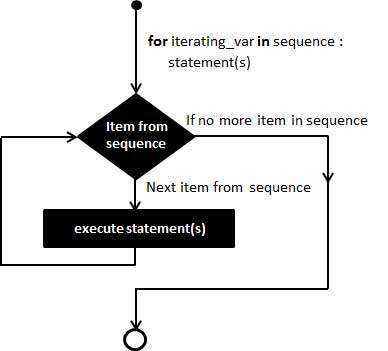
#> input picture images/for_loop.jpg, 388 x 351 px, given in place of download.jpg, which was not available
$ jupyter execute --allow-errors Day_2_python.ipynb   (shell and % lines are left out)
#> lines starting #> are read from the running program, lines starting #| are printed output that depends on the picture; pictures that were not available may be replaced by others from this repository, and a replacement may not be noted
[cell 1]
print("Hi")  #Shift + Enter

[cell 2]
## Data Structures

l = [1,2,3]
print(l)
print(type(l))

[cell 3]
l.append(4)
print(l)

[cell 4]
l[1] = 20
print(l)

[cell 5]
l.insert(2,22)

[cell 6]
print(l)

[cell 7]
l = []
for i in range(1,5):
    l.append(i)

print(l)

[cell 8]
# List Compreshension
l2 = [x**3 for x in range(1,5)]
print(l2)

[cell 9]
# Read a List of Numbers
numbers = [int(x) for x in input().split()]
print(numbers)
print(type(numbers))

[cell 10]
a = "Hello, this is ML, class"
a.split(',')

[cell 11]
# Slicing
l.append(5)
print(l)

[cell 12]
l[ 0:4:2]# l[ S : E+1 : jump]

[cell 13]
from google.colab import files
files.upload()
#> the answer given: for_loop.jpg

[cell 14]
import cv2
from google.colab.patches import cv2_imshow

[cell 15]
img = cv2.imread('download.jpg')
#> img is the input picture: shape (351, 388, 3); mean B, G, R 225, 225.1, 225.1
cv2_imshow(img)

[cell 16]
crop_image = img[100:180, 100:180, :]
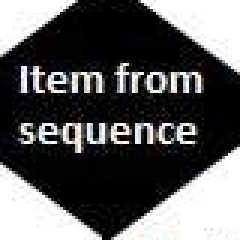
#> crop_image: shape (80, 80, 3) (shown 3 times larger); mean B, G, R 91.8, 91.5, 91.5
cv2_imshow(crop_image)

[cell 17]
import matplotlib.pyplot as plt # MatplotLib - Data Visualisation Library

rgb_image = cv2.cvtColor(img,cv2.COLOR_BGR2RGB)

plt.imshow(rgb_image)
plt.show()

[cell 18]
gray_img = cv2.cvtColor(img,cv2.COLOR_RGB2GRAY)
cv2_imshow(gray_img)

[cell 19]
# Numpy (Mathematical Computation Library)
import numpy as np

[cell 20]
a = np.array([1,2,3,4,5])
print(a)

[cell 21]
a = a**2 #Broadcasting
print(a)

[cell 22]
a = np.array([[1,2,3],
             [4,5,6]])

print(a)
print(a.shape)

[cell 23]
a[ : , 1: ] #Slicing

[cell 24]
b = np.zeros((5,1))
b[2][0] = 5
print(b)

[cell 25]
c = np.zeros((5,))
c[2] = 5
print(c)

[cell 26]
o = np.ones((4,3),dtype='int32')
print(o)

[cell 27]
z = 6*np.eye((5)) # Gives you an identity matrix
print(z)

[cell 28]
n = 5
#Update the upper Triangle
for i in range(n):
    for j  in range(n):
        if j>i:
            z[i][j] = 4

print(z)
#Updating subsection
z[2:4, 2:4] = 8

#Updating a particular element
z[0][1] = 14
print(z)

[cell 29]
a = np.array([[1,2],[3,4]],dtype='int32')
det  = int(np.linalg.det(a))

[cell 30]
print(det)

[cell 31]
# Inverse of the Matrix
a_inv = np.linalg.pinv(a)
print(a_inv)

[cell 32]
np.round(np.dot(a,a_inv))

[cell 33]
a = np.array([[1,2,3]])

print(a)
print(a.T)

[cell 34]
print(np.dot(a,a.T))

[cell 35]
m = np.dot(a.T,a)

[cell 36]
print(m)

[cell 37]
c = m + 2
print(c)

[cell 38]
combined = np.vstack((m,c))
print(combined)

[cell 39]
h = np.hstack((m,c))
print(h)

#> (a cell that did not finish here is left out)

[cell 41]
print(img.shape)
#| (351, 388, 3)

[cell 42]
a = np.array([[1,2,3],[4,5,6]])
print(a)

#> (a cell that did not finish here is left out)

[cell 44]
gray = np.stack((gray_img,gray_img,gray_img),axis=2)

[cell 45]
print(gray.shape)
#| (351, 388, 3)

[cell 46]
cv2_imshow(gray)

[cell 47]
combined = np.hstack((img,gray))
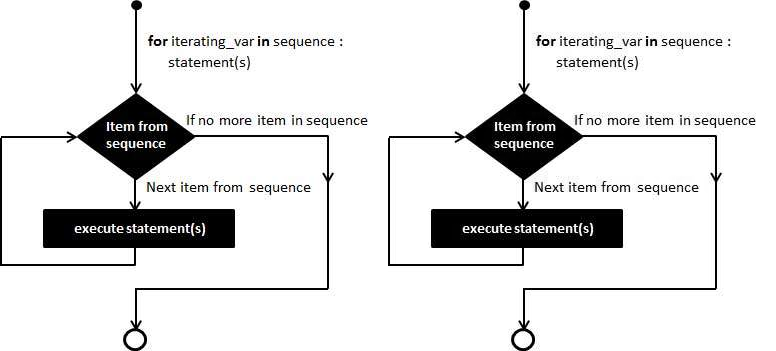
#> combined: shape (351, 776, 3); mean B, G, R 225, 225.1, 225.1
cv2_imshow(combined)

[cell 48]
H,W,C = combined.shape
#> H = 351; W = 776; C = 3

[cell 49]
print(H,W,C)
#| 351 776 3

[cell 50]
cv2_imshow(combined[:, : int(3*W/4), :])
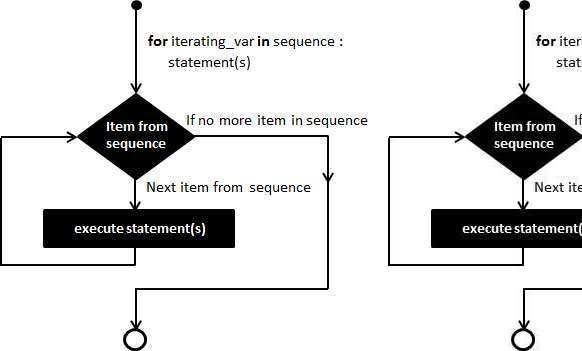
#> shown: shape (351, 582, 3); mean B, G, R 219.8, 219.9, 219.9

[cell 51]
white = np.ones((225,20,3))*0
white[:,:,0] = 153 #255, 51, 153
white[:,:,1] = 51
white[:,:,2] = 255
#> (the rest of this cell did not finish here and is left out)

[cell 52]
combined[:,:,2] = 0
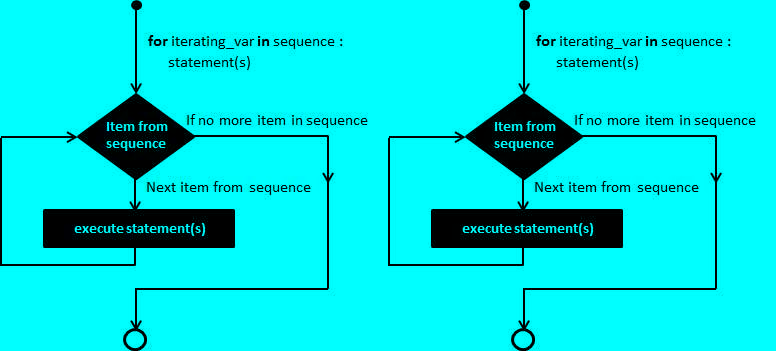
#> combined: shape (351, 776, 3); mean B, G, R 225, 225.1, 0
cv2_imshow(combined)

$ run again, on images/dict.png
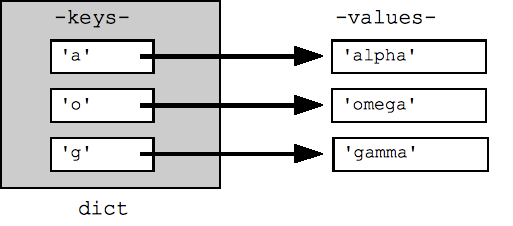
#> input picture images/dict.png, 513 x 226 px, given in place of download.jpg, which was not available
#> img is the input picture: shape (226, 513, 3); mean B, G, R 220.3, 220.2, 220.2
#| (226, 513, 3)
#| (226, 513, 3)
#| 226 1026 3
#> `cv2_imshow(combined[:, : int(3*W/4), :])`:
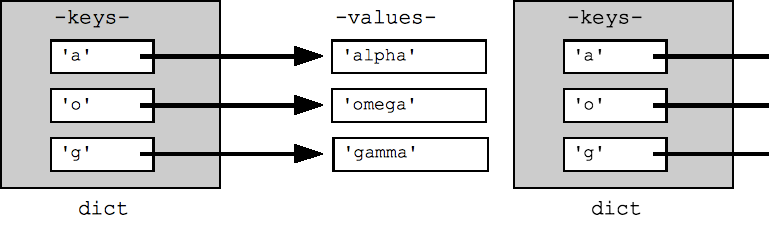
#> shown: shape (226, 769, 3); mean B, G, R 215.5, 215.5, 215.5
#> `combined[:,:,2] = 0`:
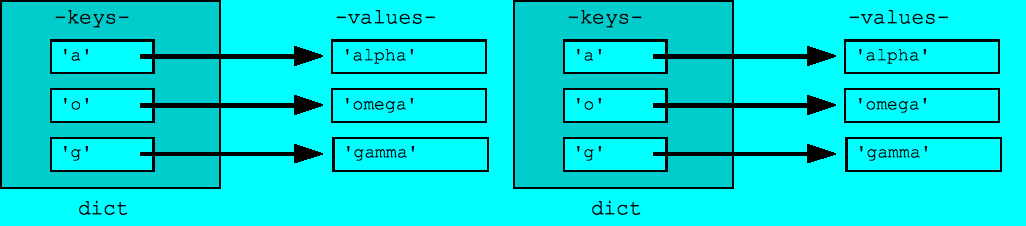
#> combined: shape (226, 1026, 3); mean B, G, R 220.2, 220.2, 0
